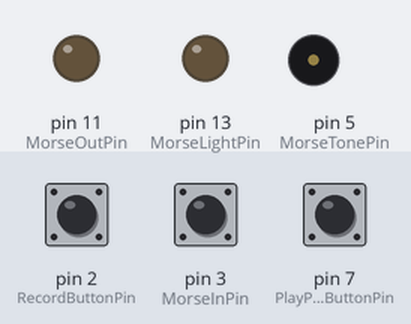
This sketch was run on a simulated Arduino Uno, built with avr-gcc and run on an emulated ATmega328P. On the bench: output pins drawn as LEDs (lit = HIGH), buzzer (waves = sounding). The test bench sets the inputs (shaded band); at power-on: pin 2 (RecordButtonPin) HIGH, pin 3 (MorseInPin) HIGH, pin 7 (PlayPauseButtonPin) HIGH.

Above: at 0.1 s.
At 1.7 s:
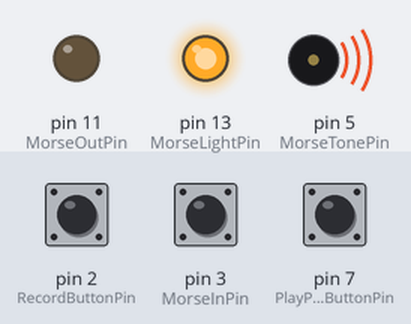
1.8 s: pin 2 (RecordButtonPin) pulled LOW for 0.15 s
At 2.1 s:
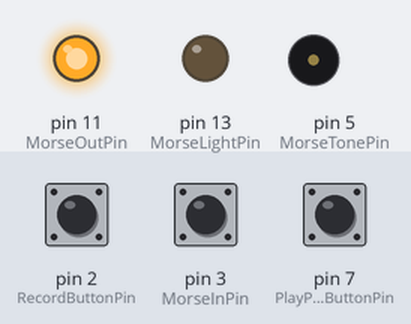
Timing chart, 0 to 4.8 s (numbered marks = the images above; inputs shaded):
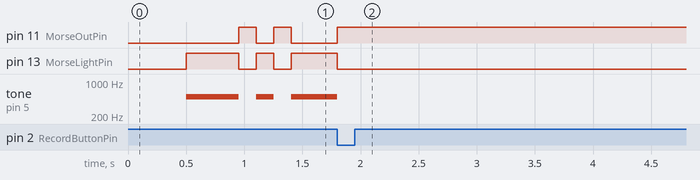

The sketch:

MorseSequencer.ino
```cpp
#define MorseInPin 3
// HIGH : Not pressed  LOW: MorseKey pressed

#define MorseOutPin 11
// Output to control the light in the tower

// Maybe we will need pins for light and sound
// #define MorseSoundPin
 #define MorseLightPin 13

#define MorseTonePin 5

#define RecordButtonPin 2
// HIGH: Record not pressed.  LOW: Record button pressed

#define PlayPauseButtonPin 7
// Toggle. HIGH: Play recorded message.  LOW: Pause playing

// States
// 0: Just Turned On
// 100: Recording
// 200: Playing
// 300: Paused
int state = 0;
int ArrayPointer = 0;
int ArrayMax = 0;
int ArrayAbsoluteMax = 699;
int MorseArray[700];

unsigned long NextTimeToAdvanceArrayPointer = 0;

// The setup() function runs once each time the micro-controller starts
void setup()
{
	pinMode(MorseInPin, INPUT_PULLUP);
	pinMode(MorseOutPin, OUTPUT);
	pinMode(MorseLightPin, OUTPUT);
	pinMode(RecordButtonPin, INPUT_PULLUP);
	pinMode(PlayPauseButtonPin, INPUT_PULLUP);

	Serial.begin(115200);

	// delay to somehow fix strange difference between build and power back
	delay(500);
}

// Add the main program code into the continuous loop() function
void loop()
{
//	Serial.print("State: "); Serial.println(state);
	static int MorseInPinLastValue = 0;
	static unsigned long LastTimeStateofMorsePinChanged = 0;
	// 0: Just Turned On
	if (state == 0) {
		// We have just had a reset - Fill with a default message so we have something to send
		FillStandardMessage();
		// Prepare for playing
		ArrayPointer = 0;
		NextTimeToAdvanceArrayPointer = 0;
		// Depending on the play/Pause-button, we either go to Play-state or pause-state
		int PlayPauseButtonPinValue = digitalRead(PlayPauseButtonPin);
		if (PlayPauseButtonPinValue == LOW) {
			state = 300; // Pause
		}
		else {
			state = 200;  // Play
		}
	}

	// 200: Play
	if (state == 200) {

		int PlayPauseButtonPinValue = digitalRead(PlayPauseButtonPin);
		int RecordButtonPinValue = digitalRead(RecordButtonPin);

		// Play until PlayPauseButtonPin toggles low
		if (PlayPauseButtonPinValue == LOW) {
			state = 300;
		}
		else {
			// We never want to say even a single beep, if the pause-button is LOW (Pause-state)
			PlayRecordedMessage();
		}

		// .. or until RecondButton is pressed
		// RecordButton wins
		if (RecordButtonPinValue == LOW) {
			// Stop the tone if it is on
			NoBeep();

			// Record the state and time of when the record button got pressed
			// We want to handle the case, when the record button is pressed while the morsebutton also is pressed
			MorseInPinLastValue = digitalRead(MorseInPin);
			LastTimeStateofMorsePinChanged = millis();
			ArrayPointer = 0;
			state = 100;  // Record
		}

	}
	// 100: Record
	if (state == 100) {
		// Recording
		int RecordButtonPinValue = digitalRead(RecordButtonPin);
		// Read the state of the morseinpin
		int MorseInPinValue = digitalRead(MorseInPin);

		// Compare to last loop - Did we switch state?

		// If state switched from LOW to HIGH or HIGH to LOW (Button got pressed or released since last time) :
		unsigned long debounce = millis() - LastTimeStateofMorsePinChanged;
		if (MorseInPinValue != MorseInPinLastValue && debounce > 30  || RecordButtonPinValue == HIGH) {

			// Tone or notone
			if (MorseInPinValue == LOW) {
				Beep();
			}
			else {
				NoBeep();
			}

			int plusminus;
			// Plus or minus of the last event (if we have beep or no beep)
			// Minus is beep is Pin LOW - plus is no beep pin HIGH
			// If we are on the last run (Recording is stopped) we will use the current MorseInPinValue and not the Last
			if (RecordButtonPinValue == HIGH)
			{
				if (MorseInPinValue == LOW) {
					plusminus = -1;
				}
				else {
					plusminus = 1;
				}

			}
			// All other runs, use the last value
			else {
				if (MorseInPinLastValue == LOW) {
					plusminus = -1;
				}
				else {
					plusminus = 1;
				}

			}

			// Calculate elapsed time that passed since last State change
			unsigned long elapsedTime = millis() - LastTimeStateofMorsePinChanged;
			// Record the time of HIGH (Button Pressed)
			LastTimeStateofMorsePinChanged = millis();
			// divide the elapsed time with 32767 - To handle longer elapsed times than 32 seconds.
			unsigned long overflows = elapsedTime / 32767;

			// if result > 0 add n to the array with 32767
			if (overflows > 0) {
				int ArrayPointerAtOverflow = ArrayPointer;
				// Make sure we dont overflow the array
				if (overflows + ArrayPointerAtOverflow < ArrayAbsoluteMax) {
					while (ArrayPointer < overflows + ArrayPointerAtOverflow)
					{
						MorseArray[ArrayPointer] = plusminus * 32767;
						ArrayPointer++;
					}
				}
			}
			// modulus the elapsed time with 32767 and add one to the array with that
			unsigned long rest = elapsedTime % 32767;
			MorseArray[ArrayPointer] = plusminus*rest;

			// Never allow the array to overflow
			if (ArrayPointer < ArrayAbsoluteMax) {
				ArrayPointer++;
			}
			MorseInPinLastValue = MorseInPinValue;
		}

		if (RecordButtonPinValue == HIGH) {
			// The record button got released
			// Finalize
			ArrayMax = ArrayPointer-1;
			// Prepare for playing from the top
			ArrayPointer = 0;
			NextTimeToAdvanceArrayPointer = 0;

			// Depending on the play/Pause-button, we either go to Play-state or pause-state
			int PlayPauseButtonPinValue = digitalRead(PlayPauseButtonPin);
			if (PlayPauseButtonPinValue == LOW) {
				state = 300; // Pause
			}
			else {
				state = 200;  // Play
			}
		}

	}
	// 300: Pause
	if (state == 300)
	{
		// Stop the tone if playing We don't want it hanging


		int PlayPauseButtonPinValue = digitalRead(PlayPauseButtonPin);
		int RecordButtonPinValue = digitalRead(RecordButtonPin);
		// We want to pass the morseInButton presses through in the pause state to make it possible to key manually
		int MorseInPinPauseValue = digitalRead(MorseInPin);

		// No morsekey press, no beep, no nothing
		if (MorseInPinPauseValue == HIGH)
		{
			NoBeep();
		}
		if (MorseInPinPauseValue == LOW)
		{
			Beep();
		}
		// Pause until PausePlay goes HIGH
		if (PlayPauseButtonPinValue == HIGH) {
			// We start from the top.
			ArrayPointer = 0;
			NextTimeToAdvanceArrayPointer = 0;

			state = 200; //Play
		}
		// Pause until Record is pressed (LOW)
		if (RecordButtonPinValue == LOW) {
			MorseInPinLastValue = digitalRead(MorseInPin);
			LastTimeStateofMorsePinChanged = millis();
			ArrayPointer = 0;

			state = 100; // Record
		}

	}

}

  int dih = 150;
  int dah = 450;


void FillStandardMessage() {
	ArrayPointer = 0;

 C_();Q_();__();
 C_();Q_();__();
 C_();Q_();__();
 __();__();__();

 P_();U_();L_();S_();A_();R_();
 __();
 P_();U_();L_();S_();A_();R_();
 __();
 P_();U_();L_();S_();A_();R_();
 __();__();__();

 O_();N_(); __();
 O_();F_();F_(); __();
 __();
 O_();N_(); __();
 O_();F_();F_(); __();
 __();
 O_();N_(); __();
 O_();F_();F_(); __();
 __();__();__();

H_();O_();P_();E_();
__();__();__();

F_();A_();I_();T_();H_();
__();__();__();

P_();E_();A_();C_();E_();
__();__();__();

L_();O_();V_();E_();
__();__();__();

S_();A_();M_();M_();E_();N_(); __(); E_();R_(); __(); V_();I_(); __(); S_();T_();AE_();R_();K_();E_();R_();E_();
__();__();__();

T_();R_();O_(); __(); P_();AA_(); __(); D_();E_();T_(); __(); O_();G_(); __(); G_();I_();V_(); __(); D_();E_();T_(); __(); V_();I_();D_();E_();R_();E_();
__();__();__();

	ArrayMax = ArrayPointer;
	ArrayPointer = 0;

}

void __(){
  MorseArray[ArrayPointer] = dah; ArrayPointer++;

}
void A_(){
  MorseArray[ArrayPointer] = -dih; ArrayPointer++;
  MorseArray[ArrayPointer] = dih; ArrayPointer++;
  MorseArray[ArrayPointer] = -dah; ArrayPointer++;
  MorseArray[ArrayPointer] = dih; ArrayPointer++;

  MorseArray[ArrayPointer] = dih; ArrayPointer++;
}
void B_(){
  MorseArray[ArrayPointer] = -dah; ArrayPointer++;
  MorseArray[ArrayPointer] = dih; ArrayPointer++;
  MorseArray[ArrayPointer] = -dih; ArrayPointer++;
  MorseArray[ArrayPointer] = dih; ArrayPointer++;
  MorseArray[ArrayPointer] = -dih; ArrayPointer++;
  MorseArray[ArrayPointer] = dih; ArrayPointer++;
  MorseArray[ArrayPointer] = -dih; ArrayPointer++;
  MorseArray[ArrayPointer] = dih; ArrayPointer++;

  MorseArray[ArrayPointer] = dih; ArrayPointer++;
}
void C_(){
  MorseArray[ArrayPointer] = -dah; ArrayPointer++;
  MorseArray[ArrayPointer] = dih; ArrayPointer++;
  MorseArray[ArrayPointer] = -dih; ArrayPointer++;
  MorseArray[ArrayPointer] = dih; ArrayPointer++;
  MorseArray[ArrayPointer] = -dah; ArrayPointer++;
  MorseArray[ArrayPointer] = dih; ArrayPointer++;
  MorseArray[ArrayPointer] = -dih; ArrayPointer++;
  MorseArray[ArrayPointer] = dih; ArrayPointer++;

  MorseArray[ArrayPointer] = dih; ArrayPointer++;
}
void D_(){
  MorseArray[ArrayPointer] = -dah; ArrayPointer++;
  MorseArray[ArrayPointer] = dih; ArrayPointer++;
  MorseArray[ArrayPointer] = -dih; ArrayPointer++;
  MorseArray[ArrayPointer] = dih; ArrayPointer++;
  MorseArray[ArrayPointer] = -dih; ArrayPointer++;
  MorseArray[ArrayPointer] = dih; ArrayPointer++;

  MorseArray[ArrayPointer] = dih; ArrayPointer++;
}
void E_(){
  MorseArray[ArrayPointer] = -dih; ArrayPointer++;
  MorseArray[ArrayPointer] = dih; ArrayPointer++;

  MorseArray[ArrayPointer] = dih; ArrayPointer++;
}
void F_(){
  MorseArray[ArrayPointer] = -dih; ArrayPointer++;
  MorseArray[ArrayPointer] = dih; ArrayPointer++;
  MorseArray[ArrayPointer] = -dih; ArrayPointer++;
  MorseArray[ArrayPointer] = dih; ArrayPointer++;
  MorseArray[ArrayPointer] = -dah; ArrayPointer++;
  MorseArray[ArrayPointer] = dih; ArrayPointer++;
  MorseArray[ArrayPointer] = -dih; ArrayPointer++;
  MorseArray[ArrayPointer] = dih; ArrayPointer++;

  MorseArray[ArrayPointer] = dih; ArrayPointer++;
}
void G_(){
  MorseArray[ArrayPointer] = -dah; ArrayPointer++;
  MorseArray[ArrayPointer] = dih; ArrayPointer++;
  MorseArray[ArrayPointer] = -dah; ArrayPointer++;
  MorseArray[ArrayPointer] = dih; ArrayPointer++;
  MorseArray[ArrayPointer] = -dih; ArrayPointer++;
  MorseArray[ArrayPointer] = dih; ArrayPointer++;

  MorseArray[ArrayPointer] = dih; ArrayPointer++;
}
void H_(){
  MorseArray[ArrayPointer] = -dih; ArrayPointer++;
  MorseArray[ArrayPointer] = dih; ArrayPointer++;
  MorseArray[ArrayPointer] = -dih; ArrayPointer++;
  MorseArray[ArrayPointer] = dih; ArrayPointer++;
  MorseArray[ArrayPointer] = -dih; ArrayPointer++;
  MorseArray[ArrayPointer] = dih; ArrayPointer++;
  MorseArray[ArrayPointer] = -dih; ArrayPointer++;
  MorseArray[ArrayPointer] = dih; ArrayPointer++;

  MorseArray[ArrayPointer] = dih; ArrayPointer++;
}
void I_(){
  MorseArray[ArrayPointer] = -dih; ArrayPointer++;
  MorseArray[ArrayPointer] = dih; ArrayPointer++;
  MorseArray[ArrayPointer] = -dih; ArrayPointer++;
  MorseArray[ArrayPointer] = dih; ArrayPointer++;

  MorseArray[ArrayPointer] = dih; ArrayPointer++;
}
void J_(){
  MorseArray[ArrayPointer] = -dih; ArrayPointer++;
  MorseArray[ArrayPointer] = dih; ArrayPointer++;
  MorseArray[ArrayPointer] = -dah; ArrayPointer++;
  MorseArray[ArrayPointer] = dih; ArrayPointer++;
  MorseArray[ArrayPointer] = -dah; ArrayPointer++;
  MorseArray[ArrayPointer] = dih; ArrayPointer++;
  MorseArray[ArrayPointer] = -dah; ArrayPointer++;
  MorseArray[ArrayPointer] = dih; ArrayPointer++;

  MorseArray[ArrayPointer] = dih; ArrayPointer++;
}
void K_(){
  MorseArray[ArrayPointer] = -dah; ArrayPointer++;
  MorseArray[ArrayPointer] = dih; ArrayPointer++;
  MorseArray[ArrayPointer] = -dih; ArrayPointer++;
  MorseArray[ArrayPointer] = dih; ArrayPointer++;
  MorseArray[ArrayPointer] = -dah; ArrayPointer++;
  MorseArray[ArrayPointer] = dih; ArrayPointer++;

  MorseArray[ArrayPointer] = dih; ArrayPointer++;
}
void L_(){
  MorseArray[ArrayPointer] = -dih; ArrayPointer++;
  MorseArray[ArrayPointer] = dih; ArrayPointer++;
  MorseArray[ArrayPointer] = -dah; ArrayPointer++;
  MorseArray[ArrayPointer] = dih; ArrayPointer++;
  MorseArray[ArrayPointer] = -dih; ArrayPointer++;
  MorseArray[ArrayPointer] = dih; ArrayPointer++;
  MorseArray[ArrayPointer] = -dih; ArrayPointer++;
  MorseArray[ArrayPointer] = dih; ArrayPointer++;

  MorseArray[ArrayPointer] = dih; ArrayPointer++;
}
void M_(){
  MorseArray[ArrayPointer] = -dah; ArrayPointer++;
  MorseArray[ArrayPointer] = dih; ArrayPointer++;
  MorseArray[ArrayPointer] = -dah; ArrayPointer++;
  MorseArray[ArrayPointer] = dih; ArrayPointer++;

  MorseArray[ArrayPointer] = dih; ArrayPointer++;
}
void N_(){
  MorseArray[ArrayPointer] = -dah; ArrayPointer++;
  MorseArray[ArrayPointer] = dih; ArrayPointer++;
  MorseArray[ArrayPointer] = -dih; ArrayPointer++;
  MorseArray[ArrayPointer] = dih; ArrayPointer++;

  MorseArray[ArrayPointer] = dih; ArrayPointer++;
}
void O_(){
  MorseArray[ArrayPointer] = -dah; ArrayPointer++;
  MorseArray[ArrayPointer] = dih; ArrayPointer++;
  MorseArray[ArrayPointer] = -dah; ArrayPointer++;
  MorseArray[ArrayPointer] = dih; ArrayPointer++;
  MorseArray[ArrayPointer] = -dah; ArrayPointer++;
  MorseArray[ArrayPointer] = dih; ArrayPointer++;

  MorseArray[ArrayPointer] = dih; ArrayPointer++;
}
void P_(){
  MorseArray[ArrayPointer] = -dih; ArrayPointer++;
  MorseArray[ArrayPointer] = dih; ArrayPointer++;
  MorseArray[ArrayPointer] = -dah; ArrayPointer++;
  MorseArray[ArrayPointer] = dih; ArrayPointer++;
  MorseArray[ArrayPointer] = -dah; ArrayPointer++;
  MorseArray[ArrayPointer] = dih; ArrayPointer++;
  MorseArray[ArrayPointer] = -dih; ArrayPointer++;
  MorseArray[ArrayPointer] = dih; ArrayPointer++;

  MorseArray[ArrayPointer] = dih; ArrayPointer++;
}
void Q_(){
  MorseArray[ArrayPointer] = -dah; ArrayPointer++;
  MorseArray[ArrayPointer] = dih; ArrayPointer++;
  MorseArray[ArrayPointer] = -dah; ArrayPointer++;
  MorseArray[ArrayPointer] = dih; ArrayPointer++;
  MorseArray[ArrayPointer] = -dih; ArrayPointer++;
  MorseArray[ArrayPointer] = dih; ArrayPointer++;
  MorseArray[ArrayPointer] = -dah; ArrayPointer++;
  MorseArray[ArrayPointer] = dih; ArrayPointer++;

  MorseArray[ArrayPointer] = dih; ArrayPointer++;
}
void R_(){
  MorseArray[ArrayPointer] = -dih; ArrayPointer++;
  MorseArray[ArrayPointer] = dih; ArrayPointer++;
  MorseArray[ArrayPointer] = -dah; ArrayPointer++;
  MorseArray[ArrayPointer] = dih; ArrayPointer++;
  MorseArray[ArrayPointer] = -dih; ArrayPointer++;
  MorseArray[ArrayPointer] = dih; ArrayPointer++;

  MorseArray[ArrayPointer] = dih; ArrayPointer++;
}
void S_(){
  MorseArray[ArrayPointer] = -dih; ArrayPointer++;
  MorseArray[ArrayPointer] = dih; ArrayPointer++;
  MorseArray[ArrayPointer] = -dih; ArrayPointer++;
  MorseArray[ArrayPointer] = dih; ArrayPointer++;
  MorseArray[ArrayPointer] = -dih; ArrayPointer++;
  MorseArray[ArrayPointer] = dih; ArrayPointer++;

  MorseArray[ArrayPointer] = dih; ArrayPointer++;
}
void T_(){
  MorseArray[ArrayPointer] = -dah; ArrayPointer++;
  MorseArray[ArrayPointer] = dih; ArrayPointer++;

  MorseArray[ArrayPointer] = dih; ArrayPointer++;
}
void U_(){
  MorseArray[ArrayPointer] = -dih; ArrayPointer++;
  MorseArray[ArrayPointer] = dih; ArrayPointer++;
  MorseArray[ArrayPointer] = -dih; ArrayPointer++;
  MorseArray[ArrayPointer] = dih; ArrayPointer++;
  MorseArray[ArrayPointer] = -dah; ArrayPointer++;
  MorseArray[ArrayPointer] = dih; ArrayPointer++;

  MorseArray[ArrayPointer] = dih; ArrayPointer++;
}
void V_(){
  MorseArray[ArrayPointer] = -dih; ArrayPointer++;
  MorseArray[ArrayPointer] = dih; ArrayPointer++;
  MorseArray[ArrayPointer] = -dih; ArrayPointer++;
  MorseArray[ArrayPointer] = dih; ArrayPointer++;
  MorseArray[ArrayPointer] = -dih; ArrayPointer++;
  MorseArray[ArrayPointer] = dih; ArrayPointer++;
  MorseArray[ArrayPointer] = -dah; ArrayPointer++;
  MorseArray[ArrayPointer] = dih; ArrayPointer++;

  MorseArray[ArrayPointer] = dih; ArrayPointer++;
}
void W_(){
  MorseArray[ArrayPointer] = -dih; ArrayPointer++;
  MorseArray[ArrayPointer] = dih; ArrayPointer++;
  MorseArray[ArrayPointer] = -dah; ArrayPointer++;
  MorseArray[ArrayPointer] = dih; ArrayPointer++;
  MorseArray[ArrayPointer] = -dah; ArrayPointer++;
  MorseArray[ArrayPointer] = dih; ArrayPointer++;

  MorseArray[ArrayPointer] = dih; ArrayPointer++;
}
void X_(){
  MorseArray[ArrayPointer] = -dah; ArrayPointer++;
  MorseArray[ArrayPointer] = dih; ArrayPointer++;
  MorseArray[ArrayPointer] = -dih; ArrayPointer++;
  MorseArray[ArrayPointer] = dih; ArrayPointer++;
  MorseArray[ArrayPointer] = -dih; ArrayPointer++;
  MorseArray[ArrayPointer] = dih; ArrayPointer++;
  MorseArray[ArrayPointer] = -dah; ArrayPointer++;
  MorseArray[ArrayPointer] = dih; ArrayPointer++;

  MorseArray[ArrayPointer] = dih; ArrayPointer++;
}
void Y_(){
  MorseArray[ArrayPointer] = -dah; ArrayPointer++;
  MorseArray[ArrayPointer] = dih; ArrayPointer++;
  MorseArray[ArrayPointer] = -dih; ArrayPointer++;
  MorseArray[ArrayPointer] = dih; ArrayPointer++;
  MorseArray[ArrayPointer] = -dah; ArrayPointer++;
  MorseArray[ArrayPointer] = dih; ArrayPointer++;
  MorseArray[ArrayPointer] = -dah; ArrayPointer++;
  MorseArray[ArrayPointer] = dih; ArrayPointer++;


  MorseArray[ArrayPointer] = dih; ArrayPointer++;
}
void Z_(){
  MorseArray[ArrayPointer] = -dah; ArrayPointer++;
  MorseArray[ArrayPointer] = dih; ArrayPointer++;
  MorseArray[ArrayPointer] = -dah; ArrayPointer++;
  MorseArray[ArrayPointer] = dih; ArrayPointer++;
  MorseArray[ArrayPointer] = -dih; ArrayPointer++;
  MorseArray[ArrayPointer] = dih; ArrayPointer++;
  MorseArray[ArrayPointer] = -dih; ArrayPointer++;
  MorseArray[ArrayPointer] = dih; ArrayPointer++;

  MorseArray[ArrayPointer] = dih; ArrayPointer++;
}

void AE_(){
  MorseArray[ArrayPointer] = -dih; ArrayPointer++;
  MorseArray[ArrayPointer] = dih; ArrayPointer++;
  MorseArray[ArrayPointer] = -dah; ArrayPointer++;
  MorseArray[ArrayPointer] = dih; ArrayPointer++;
  MorseArray[ArrayPointer] = -dih; ArrayPointer++;
  MorseArray[ArrayPointer] = dih; ArrayPointer++;
  MorseArray[ArrayPointer] = -dah; ArrayPointer++;
  MorseArray[ArrayPointer] = dih; ArrayPointer++;

  MorseArray[ArrayPointer] = dih; ArrayPointer++;
}

void OE_(){
  MorseArray[ArrayPointer] = -dah; ArrayPointer++;
  MorseArray[ArrayPointer] = dih; ArrayPointer++;
  MorseArray[ArrayPointer] = -dah; ArrayPointer++;
  MorseArray[ArrayPointer] = dih; ArrayPointer++;
  MorseArray[ArrayPointer] = -dah; ArrayPointer++;
  MorseArray[ArrayPointer] = dih; ArrayPointer++;
  MorseArray[ArrayPointer] = -dih; ArrayPointer++;
  MorseArray[ArrayPointer] = dih; ArrayPointer++;

  MorseArray[ArrayPointer] = dih; ArrayPointer++;
}

void AA_(){
  MorseArray[ArrayPointer] = -dih; ArrayPointer++;
  MorseArray[ArrayPointer] = dih; ArrayPointer++;
  MorseArray[ArrayPointer] = -dah; ArrayPointer++;
  MorseArray[ArrayPointer] = dih; ArrayPointer++;
  MorseArray[ArrayPointer] = -dah; ArrayPointer++;
  MorseArray[ArrayPointer] = dih; ArrayPointer++;
  MorseArray[ArrayPointer] = -dih; ArrayPointer++;
  MorseArray[ArrayPointer] = dih; ArrayPointer++;
  MorseArray[ArrayPointer] = -dah; ArrayPointer++;
  MorseArray[ArrayPointer] = dih; ArrayPointer++;

  MorseArray[ArrayPointer] = dih; ArrayPointer++;
}

void PlayRecordedMessage() {

	// If it is time...
	if (millis() > NextTimeToAdvanceArrayPointer) {
//		Serial.print(" AP "); Serial.println(ArrayPointer);

		// Take value in array of ArrayPointer
		// If value is < 0 set MorseOutPin HIGH (Beep)
		if (MorseArray[ArrayPointer] < 0) {
			NextTimeToAdvanceArrayPointer = millis() - MorseArray[ArrayPointer];
			Beep();
		}
		else {
			NextTimeToAdvanceArrayPointer = millis() + MorseArray[ArrayPointer];
			NoBeep();
		}
		ArrayPointer++;

		// Have we reached the end of the recording?
		if (ArrayPointer > ArrayMax) {
			// Then set the ArrayPointer back to zero
			ArrayPointer = 0;
		}

	}

}

void Beep() {
	// MorseOut to LOW (Ground starts light)
	digitalWrite(MorseOutPin, LOW);

	// Light pin to HIGH to make the light shine
	digitalWrite(MorseLightPin, HIGH);
	// Start Tone
	tone(MorseTonePin, 500);
}

void NoBeep() {
	// MorseOut to HIGH - High = no light
	digitalWrite(MorseOutPin, HIGH);

	/// Light pin to LOW to make the light off
	digitalWrite(MorseLightPin, LOW);
	// NoTone
	noTone(MorseTonePin);

}
```
